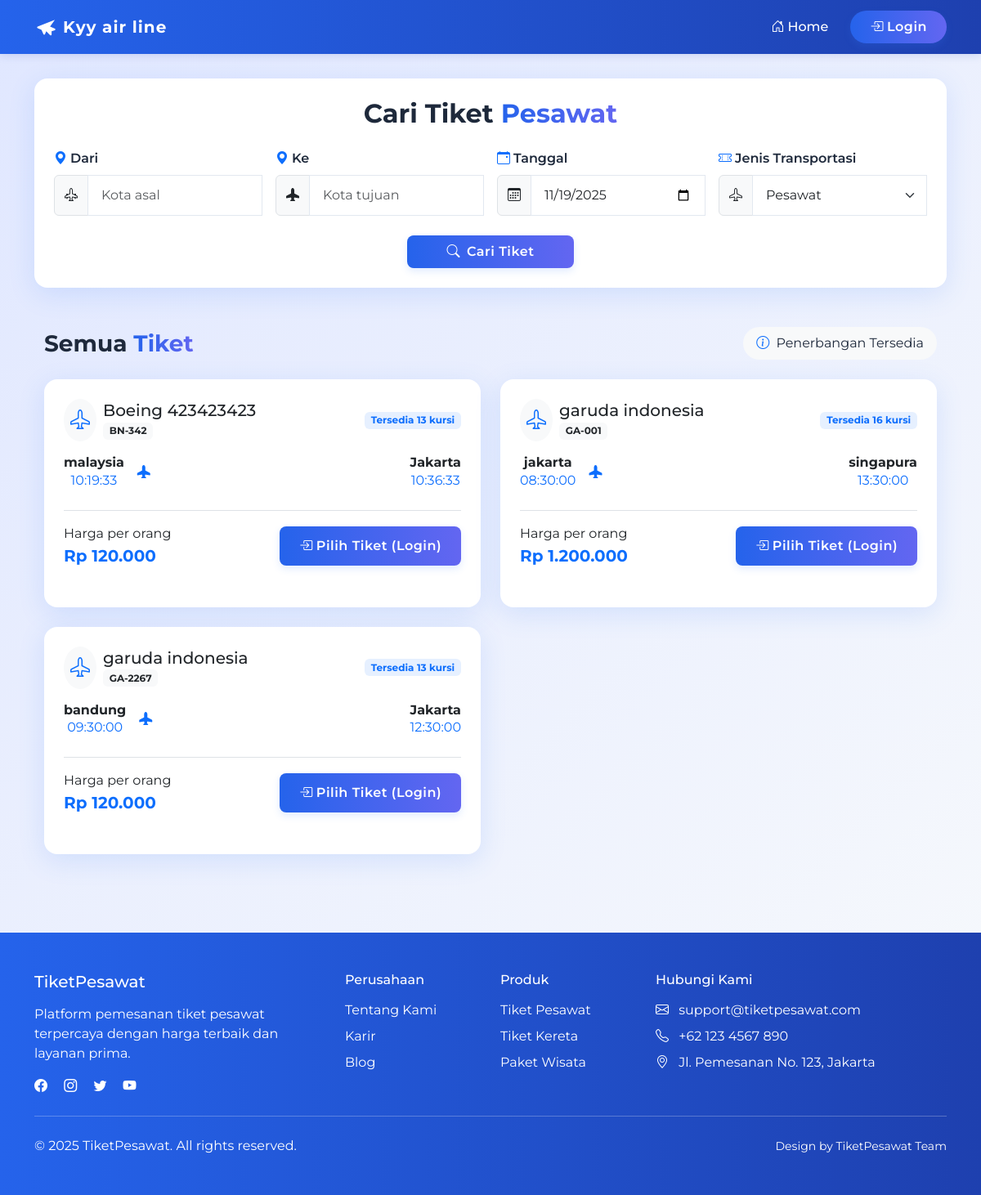
The page /pencarian.php on the database as committed earlier.
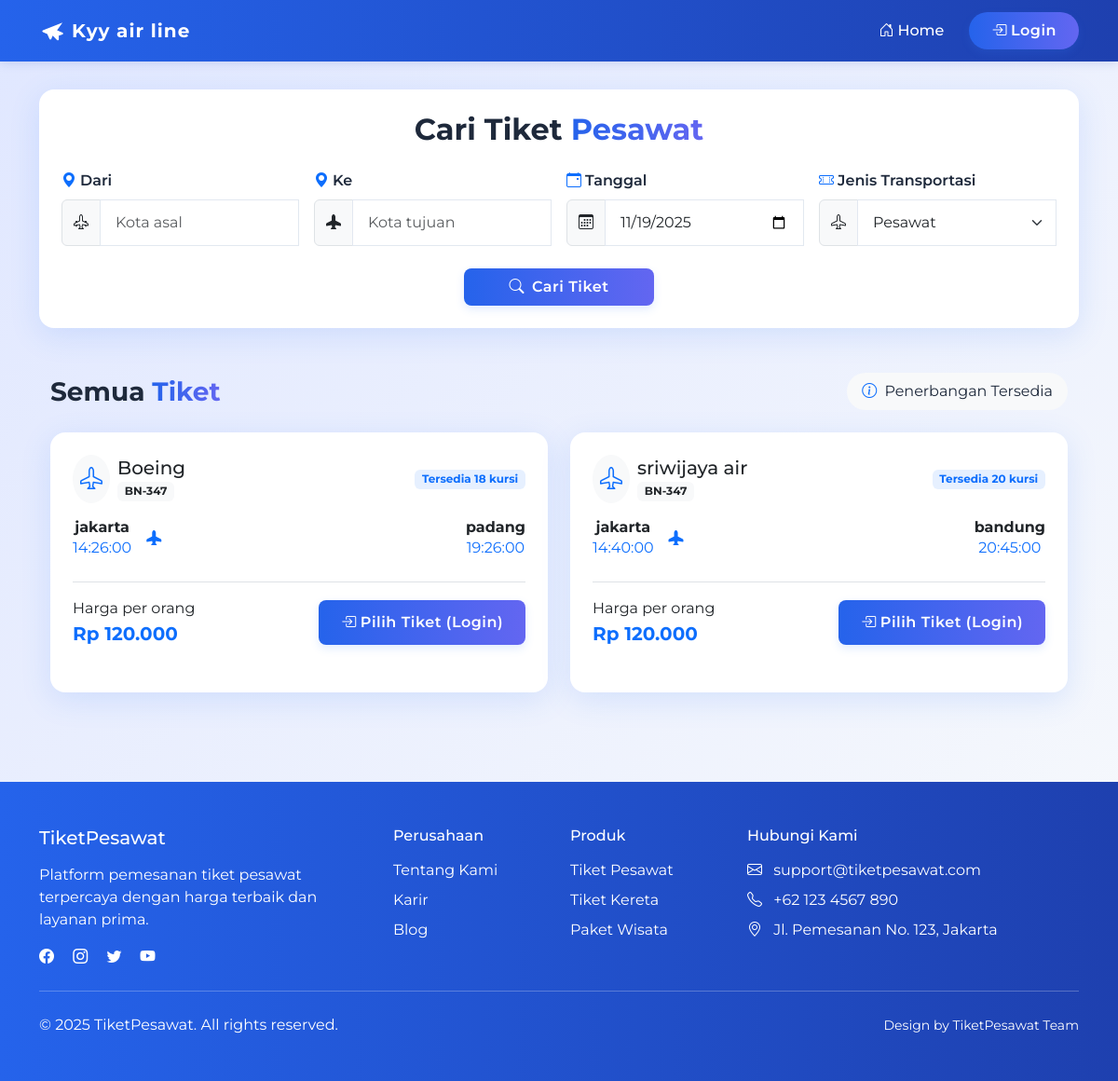
The same page on the database as committed later.
### tables this page shows
CREATE TABLE `pesawat` (
  `id` int NOT NULL,
  `nama` varchar(50) NOT NULL,
  `no_penerbangan` varchar(50) NOT NULL,
  `asal` varchar(50) NOT NULL,
  `tujuan` varchar(50) NOT NULL,
  `tanggal_berangkat` date DEFAULT NULL,
  `waktu_berangkat` time DEFAULT NULL,
  `harga` decimal(12,2) NOT NULL,
  `created_at` timestamp NOT NULL DEFAULT CURRENT_TIMESTAMP,
  `updated_at` timestamp NOT NULL DEFAULT CURRENT_TIMESTAMP,
  `waktu_tiba` time DEFAULT NULL,
  `kursi_tersedia` int NOT NULL
);

### pencarian.php (the view, shortened to what this page needs)
<?php
include "./koneksi.php";
$user_bookings = [];
$query = "SELECT * FROM pesawat";
$result_semua_tiket = $mysql->query($query)->fetch_all(MYSQLI_ASSOC);
$result_pencarian = null;
?>
<!DOCTYPE html>
<html lang="id">
<head>
	<link href="https://cdn.jsdelivr.net/npm/bootstrap@5.3.3/dist/css/bootstrap.min.css" rel="stylesheet">
	<link rel="stylesheet" href="https://cdn.jsdelivr.net/npm/bootstrap-icons@1.11.1/font/bootstrap-icons.css">
	<link rel="stylesheet" href="./assets/css/style.css">
	<link rel="stylesheet" href="https://cdnjs.cloudflare.com/ajax/libs/animate.css/4.1.1/animate.min.css" />
</head>
<body>
	<?php
	include "navbar.php";
	?>
	<section class="container py-5 mt-5">
		<div class="search-form p-4 mb-5 animate__animated animate__fadeIn">
			<h2 class="mb-4 text-center fw-bold">Cari Tiket <span class="text-primary-gradient">Pesawat</span></h2>
			<form method="GET" class="needs-validation" novalidate>
				<div class="row g-3">
					<div class="col-md-3">
						<label for="dari" class="form-label"><i class="bi bi-geo-alt-fill me-1 text-primary"></i>Dari</label>
						<div class="input-group">
							<span class="input-group-text bg-light"><i class="bi bi-airplane-engines"></i></span>
							<input type="text" class="form-control" id="dari" name="dari" placeholder="Kota asal" value="<?php echo isset($_GET['dari']) ? htmlspecialchars($_GET['dari']) : ''; ?>" required>
						</div>
					</div>
					<div class="col-md-3">
						<label for="ke" class="form-label"><i class="bi bi-geo-alt-fill me-1 text-primary"></i>Ke</label>
						<div class="input-group">
							<span class="input-group-text bg-light"><i class="bi bi-airplane-fill"></i></span>
							<input type="text" class="form-control" id="ke" name="ke" placeholder="Kota tujuan" value="<?php echo isset($_GET['ke']) ? htmlspecialchars($_GET['ke']) : ''; ?>" required>
						</div>
					</div>
					<div class="col-md-3">
						<label for="tanggal" class="form-label"><i class="bi bi-calendar-event me-1 text-primary"></i>Tanggal</label>
						<div class="input-group">
							<span class="input-group-text bg-light"><i class="bi bi-calendar3"></i></span>
							<input type="date" class="form-control" id="tanggal" name="tanggal" value="<?php echo isset($_GET['tanggal']) ? htmlspecialchars($_GET['tanggal']) : date('Y-m-d'); ?>" required>
						</div>
					</div>
					<div class="col-md-3">
						<label for="jenis" class="form-label"><i class="bi bi-ticket-perforated me-1 text-primary"></i>Jenis Transportasi</label>
						<div class="input-group">
							<span class="input-group-text bg-light"><i class="bi bi-airplane"></i></span>
							<select class="form-select" id="jenis" name="jenis" required>
								<option value="pesawat" <?php echo (isset($_GET['jenis']) && $_GET['jenis'] == 'pesawat') ? 'selected' : ''; ?>>Pesawat</option>
							</select>
						</div>
					</div>
					<div class="col-12 text-center mt-4">
						<button type="submit" class="btn btn-primary px-5 py-2 animate__animated animate__pulse animate__infinite animate__slower">
							<i class="bi bi-search me-2"></i>Cari Tiket
						</button>
					</div>
				</div>
			</form>
		</div>
		<section class="container" style="<?php if (isset($result_pencarian) && isset($_GET["dari"])) echo "margin-top: 10rem;" ?>">
			<div class="search-results">
				<div class="d-flex justify-content-between align-items-center mb-4">
					<h3 class="fw-bold mb-0">Semua <span class="text-primary-gradient">Tiket</span></h3>
					<div class="search-summary bg-light rounded-pill px-3 py-2">
						<i class="bi bi-info-circle me-1 text-primary"></i>
						<span>Penerbangan Tersedia</span>
					</div>
				</div>
				<div class="row g-4" data-animate="animate-fade-in">
					<?php
					foreach ($result_semua_tiket as $pesawat) {
						$rupiah = "Rp " . number_format($pesawat["harga"], 0, ",", ".");
						$is_booked = $is_logged_in && isset($user_bookings[$pesawat["id"]]);
						$booking_status = $is_booked ? htmlspecialchars($user_bookings[$pesawat["id"]]['status']) : '';
					?>
						<div class="col-md-6" data-animate="animate-fade-in">
							<div class="result-card card h-100">
								<div class="card-body p-4">
									<div class="d-flex justify-content-between align-items-center mb-3">
										<div class="d-flex align-items-center">
											<div class="airline-logo me-2 rounded-circle bg-light p-2">
												<i class="bi bi-airplane text-primary" style="font-size: 1.5rem;"></i>
											</div>
											<div>
												<h5 class="card-title mb-0"><?= htmlspecialchars($pesawat["nama"]) ?></h5>
												<span class="badge bg-light text-dark"><?= htmlspecialchars($pesawat["no_penerbangan"]) ?></span>
											</div>
										</div>
										<span class="badge bg-primary bg-opacity-10 text-primary"><?= "Tersedia " . $pesawat["kursi_tersedia"] . " kursi" ?? 'Tidak ada kursi tersedia' ?></span>
									</div>
									<div class="flight-route d-flex justify-content-between align-items-center mb-4 position-relative">
										<div class="text-center">
											<h6 class="fw-bold mb-0"><?= htmlspecialchars($pesawat["asal"]) ?></h6>
											<p class="mb-0 text-primary"><?= htmlspecialchars($pesawat["waktu_berangkat"]) ?></p>
										</div>
										<div class="flight-line position-relative flex-grow-1 mx-3">
											<div class="flight-icon">
												<i class="bi bi-airplane-fill text-primary"></i>
											</div>
										</div>
										<div class="text-center">
											<h6 class="fw-bold mb-0"><?= htmlspecialchars($pesawat["tujuan"]) ?></h6>
											<p class="mb-0 text-primary"><?= htmlspecialchars($pesawat["waktu_tiba"]) ?></p>
										</div>
									</div>
									<div class="d-flex justify-content-between align-items-center mt-3 pt-3 border-top">
										<div>
											<p class="mb-0">Harga per orang</p>
											<p class="card-text fw-bold text-primary mb-0 fs-5"><?= $rupiah ?></p>
										</div>
										<?php if (!$is_logged_in): ?>
											<a href="./login.php" class="btn btn-primary">
												<i class="bi bi-box-arrow-in-right me-1"></i>Pilih Tiket (Login)
											</a>
										<?php elseif ($is_booked): ?>
											<button class="btn btn-warning" disabled>
												<i class="bi bi-x-circle me-1"></i>Status: <?= ucfirst($booking_status) ?>
											</button>
										<?php else: ?>
											<a href="./konfirmasi.php?pesawat=<?= htmlspecialchars($pesawat["id"]) ?>" class="btn btn-primary">
												<i class="bi bi-check-circle me-1"></i>Pilih Tiket
											</a>
										<?php endif; ?>
									</div>
								</div>
							</div>
						</div>
					<?php
					}
					?>
				</div>
			</div>
		</section>
	</section>
	<footer class="footer text-white text-center py-5 mt-5">
		<div class="container">
			<div class="row">
				<div class="col-md-4 mb-4 mb-md-0 text-md-start">
					<h5 class="mb-3">TiketPesawat</h5>
					<p class="mb-0">Platform pemesanan tiket pesawat terpercaya dengan harga terbaik dan layanan prima.</p>
					<div class="mt-3">
						<a href="#" class="text-white me-3"><i class="bi bi-facebook"></i></a>
						<a href="#" class="text-white me-3"><i class="bi bi-instagram"></i></a>
						<a href="#" class="text-white me-3"><i class="bi bi-twitter"></i></a>
						<a href="#" class="text-white"><i class="bi bi-youtube"></i></a>
					</div>
				</div>
				<div class="col-md-2 mb-4 mb-md-0 text-md-start">
					<h6 class="mb-3">Perusahaan</h6>
					<ul class="list-unstyled">
						<li class="mb-2"><a href="#" class="text-white">Tentang Kami</a></li>
						<li class="mb-2"><a href="#" class="text-white">Karir</a></li>
						<li class="mb-2"><a href="#" class="text-white">Blog</a></li>
					</ul>
				</div>
				<div class="col-md-2 mb-4 mb-md-0 text-md-start">
					<h6 class="mb-3">Produk</h6>
					<ul class="list-unstyled">
						<li class="mb-2"><a href="#" class="text-white">Tiket Pesawat</a></li>
						<li class="mb-2"><a href="#" class="text-white">Tiket Kereta</a></li>
						<li class="mb-2"><a href="#" class="text-white">Paket Wisata</a></li>
					</ul>
				</div>
				<div class="col-md-4 text-md-start">
					<h6 class="mb-3">Hubungi Kami</h6>
					<ul class="list-unstyled">
						<li class="mb-2"><i class="bi bi-envelope me-2"></i> support@tiketpesawat.com</li>
						<li class="mb-2"><i class="bi bi-telephone me-2"></i> +62 123 4567 890</li>
						<li class="mb-2"><i class="bi bi-geo-alt me-2"></i> Jl. Pemesanan No. 123, Jakarta</li>
					</ul>
				</div>
			</div>
			<hr class="my-4 bg-white">
			<div class="row">
				<div class="col-md-6 text-md-start">
					<p class="mb-0">&copy; 2025 TiketPesawat. All rights reserved.</p>
				</div>
				<div class="col-md-6 text-md-end">
					<small>Design by TiketPesawat Team</small>
				</div>
			</div>
		</div>
	</footer>
</body>
</html>

### navbar.php (shortened to what this page needs)
<?php
function get_user_role()
{
    return isset($_SESSION["role"]) ? $_SESSION["role"] : "guest";
}
$user_role = get_user_role();
$is_logged_in = ($user_role !== 'guest');
?>
<nav class="navbar navbar-expand-lg navbar-light fixed-top">
    <div class="container">
        <a class="navbar-brand text-white animate__animated animate__fadeIn" href="#">Kyy air line</a>
        <div class="collapse navbar-collapse" id="navbarNav">
            <ul class="navbar-nav ms-auto">
                <li class="nav-item animate__animated animate__fadeIn">
                    <a class="nav-link text-white" href="index.php"><i class="bi bi-house-door me-1"></i>Home</a>
                </li>
                <li class="nav-item animate__animated animate__fadeIn">
                    <?php
                    if (!$is_logged_in) {
                        echo '<a class="btn btn-primary ms-lg-3 text-white" href="login.php"><i class="bi bi-box-arrow-in-right me-1"></i>Login</a>';
                    } else {
                        echo '<a class="btn btn-danger ms-lg-3 text-white" href="login.php?logout=1"><i class="bi bi-box-arrow-in-right me-1"></i>Logout</a>';
                    }
                    ?>
                </li>
            </ul>
        </div>
    </div>
</nav>

### assets/css/style.css (style rules this page uses)
:root { --primary-color: #2563eb; --primary-dark: #1e40af; --primary-light: #60a5fa; --accent-color: #ffd700; --text-dark: #1e293b; --text-light: #f8fafc; --bg-gradient: linear-gradient(135deg, #e0e7ff 0%, #f8fafc 100%); --card-shadow: 0 8px 32px rgba(59, 130, 246, 0.15); --transition-normal: all 0.3s ease; --transition-slow: all 0.5s ease; }
* { padding: 0; margin: 0; box-sizing: border-box; }
body { display: block; width: 100vw; height: 100%; font-family: 'Montserrat', Arial, sans-serif; background: var(--bg-gradient); color: var(--text-dark); overflow-x: hidden; }
html { scroll-behavior: smooth; }
.animate-fade-in { animation: fadeIn 0.8s ease forwards; }
.navbar { background: linear-gradient(90deg, var(--primary-color) 0%, var(--primary-dark) 100%); box-shadow: 0 2px 10px rgba(30, 64, 175, 0.15); padding: 0.8rem 0; transition: var(--transition-normal); }
.navbar-brand { font-weight: 700; letter-spacing: 1px; position: relative; padding-left: 35px; }
.navbar-brand:before { content: ''; position: absolute; left: 0; top: 50%; transform: translateY(-50%); width: 28px; height: 28px; background-size: contain; background-repeat: no-repeat; transition: var(--transition-normal); }
.nav-link { font-weight: 500; padding: 0.5rem 1rem; margin: 0 0.2rem; border-radius: 5px; transition: var(--transition-normal); }
.navbar .btn { padding: 0.5rem 1.5rem; border-radius: 50px; font-weight: 600; transition: var(--transition-normal); }
.search-form { border-radius: 1rem; background: #fff; box-shadow: var(--card-shadow); padding: 1.5rem; margin-bottom: 2rem; transition: var(--transition-normal); }
.search-form .form-control, .search-form .form-select { border-radius: 0.5rem; padding: 0.75rem 1rem; border: 1px solid #e2e8f0; transition: var(--transition-normal); }
.search-form .form-label { font-weight: 600; color: var(--text-dark); margin-bottom: 0.5rem; }
.btn-primary { background: linear-gradient(90deg, var(--primary-color) 0%, #6366f1 100%); border: none; font-weight: 600; letter-spacing: 0.5px; box-shadow: 0 4px 10px rgba(59, 130, 246, 0.15); padding: 0.75rem 1.5rem; border-radius: 0.5rem; transition: var(--transition-normal); }
.result-card { border-radius: 1rem; overflow: hidden; box-shadow: var(--card-shadow); transition: var(--transition-normal); border: none; margin-bottom: 1.5rem; }
.footer { background: linear-gradient(90deg, var(--primary-color) 0%, var(--primary-dark) 100%); color: white; padding: 2rem 0; margin-top: 3rem; }
.footer a { color: white; text-decoration: none; transition: var(--transition-normal); }
.text-primary-gradient { background: linear-gradient(90deg, var(--primary-color) 0%, #6366f1 100%); -webkit-background-clip: text; -webkit-text-fill-color: transparent; }

Rows that differ between the two databases and show on the page:
removed pesawat: nama "Boeing 423423423", no_penerbangan "BN-342", kursi_tersedia "Tersedia 13 kursi", asal "malaysia", waktu_berangkat "10:19:33", tujuan "Jakarta", waktu_tiba "10:36:33", harga "Rp 120.000"
removed pesawat: nama "garuda indonesia", no_penerbangan "GA-001", kursi_tersedia "Tersedia 16 kursi", asal "jakarta", waktu_berangkat "08:30:00", tujuan "singapura", waktu_tiba "13:30:00", harga "Rp 1.200.000"
removed pesawat: nama "garuda indonesia", no_penerbangan "GA-2267", kursi_tersedia "Tersedia 13 kursi", asal "bandung", waktu_berangkat "09:30:00", tujuan "Jakarta", waktu_tiba "12:30:00", harga "Rp 120.000"
added pesawat: nama "Boeing", no_penerbangan "BN-347", kursi_tersedia "Tersedia 18 kursi", asal "jakarta", waktu_berangkat "14:26:00", tujuan "padang", waktu_tiba "19:26:00", harga "Rp 120.000"
added pesawat: nama "sriwijaya air", no_penerbangan "BN-347", kursi_tersedia "Tersedia 20 kursi", asal "jakarta", waktu_berangkat "14:40:00", tujuan "bandung", waktu_tiba "20:45:00", harga "Rp 120.000"
